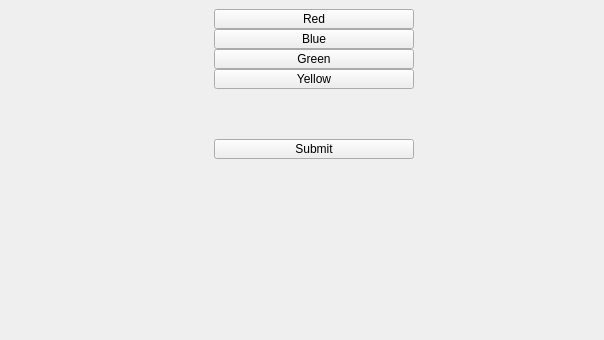
<?xml version="1.0" encoding="UTF-8"?>
<ui version="4.0">
 <class>StartWidget</class>
 <widget class="QWidget" name="StartWidget">
  <property name="enabled">
   <bool>true</bool>
  </property>
  <property name="geometry">
   <rect>
    <x>0</x>
    <y>0</y>
    <width>604</width>
    <height>340</height>
   </rect>
  </property>
  <property name="sizePolicy">
   <sizepolicy hsizetype="Fixed" vsizetype="Fixed">
    <horstretch>0</horstretch>
    <verstretch>0</verstretch>
   </sizepolicy>
  </property>
  <property name="minimumSize">
   <size>
    <width>604</width>
    <height>340</height>
   </size>
  </property>
  <property name="maximumSize">
   <size>
    <width>604</width>
    <height>340</height>
   </size>
  </property>
  <property name="windowTitle">
   <string>Form</string>
  </property>
  <widget class="QWidget" name="horizontalLayoutWidget">
   <property name="geometry">
    <rect>
     <x>9</x>
     <y>9</y>
     <width>581</width>
     <height>324</height>
    </rect>
   </property>
   <layout class="QHBoxLayout" name="horizontalLayout">
    <item>
     <layout class="QGridLayout" name="gridLayout">
      <property name="rightMargin">
       <number>10</number>
      </property>
      <property name="spacing">
       <number>0</number>
      </property>
     </layout>
    </item>
    <item>
     <layout class="QVBoxLayout" name="verticalLayout_3">
      <property name="spacing">
       <number>0</number>
      </property>
      <property name="leftMargin">
       <number>20</number>
      </property>
      <item>
       <widget class="QPushButton" name="redButton">
        <property name="sizePolicy">
         <sizepolicy hsizetype="Minimum" vsizetype="Minimum">
          <horstretch>0</horstretch>
          <verstretch>0</verstretch>
         </sizepolicy>
        </property>
        <property name="maximumSize">
         <size>
          <width>200</width>
          <height>20</height>
         </size>
        </property>
        <property name="text">
         <string>Red</string>
        </property>
       </widget>
      </item>
      <item>
       <widget class="QPushButton" name="blueButton">
        <property name="sizePolicy">
         <sizepolicy hsizetype="Minimum" vsizetype="Minimum">
          <horstretch>0</horstretch>
          <verstretch>0</verstretch>
         </sizepolicy>
        </property>
        <property name="maximumSize">
         <size>
          <width>200</width>
          <height>20</height>
         </size>
        </property>
        <property name="text">
         <string>Blue</string>
        </property>
       </widget>
      </item>
      <item>
       <widget class="QPushButton" name="greenButton">
        <property name="sizePolicy">
         <sizepolicy hsizetype="Minimum" vsizetype="Minimum">
          <horstretch>0</horstretch>
          <verstretch>0</verstretch>
         </sizepolicy>
        </property>
        <property name="maximumSize">
         <size>
          <width>200</width>
          <height>20</height>
         </size>
        </property>
        <property name="text">
         <string>Green</string>
        </property>
       </widget>
      </item>
      <item>
       <widget class="QPushButton" name="yellowButton">
        <property name="sizePolicy">
         <sizepolicy hsizetype="Minimum" vsizetype="Minimum">
          <horstretch>0</horstretch>
          <verstretch>0</verstretch>
         </sizepolicy>
        </property>
        <property name="maximumSize">
         <size>
          <width>200</width>
          <height>20</height>
         </size>
        </property>
        <property name="text">
         <string>Yellow</string>
        </property>
       </widget>
      </item>
      <item>
       <spacer name="verticalSpacer_2">
        <property name="orientation">
         <enum>Qt::Vertical</enum>
        </property>
        <property name="sizeType">
         <enum>QSizePolicy::Fixed</enum>
        </property>
        <property name="sizeHint" stdset="0">
         <size>
          <width>20</width>
          <height>50</height>
         </size>
        </property>
       </spacer>
      </item>
      <item>
       <widget class="QPushButton" name="submitButton">
        <property name="maximumSize">
         <size>
          <width>200</width>
          <height>20</height>
         </size>
        </property>
        <property name="text">
         <string>Submit</string>
        </property>
       </widget>
      </item>
      <item>
       <spacer name="verticalSpacer">
        <property name="maximumSize">
         <size>
          <width>200</width>
          <height>16777215</height>
         </size>
        </property>
        <property name="orientation">
         <enum>Qt::Vertical</enum>
        </property>
        <property name="sizeHint" stdset="0">
         <size>
          <width>20</width>
          <height>40</height>
         </size>
        </property>
       </spacer>
      </item>
     </layout>
    </item>
   </layout>
  </widget>
 </widget>
 <resources/>
 <connections/>
</ui>
